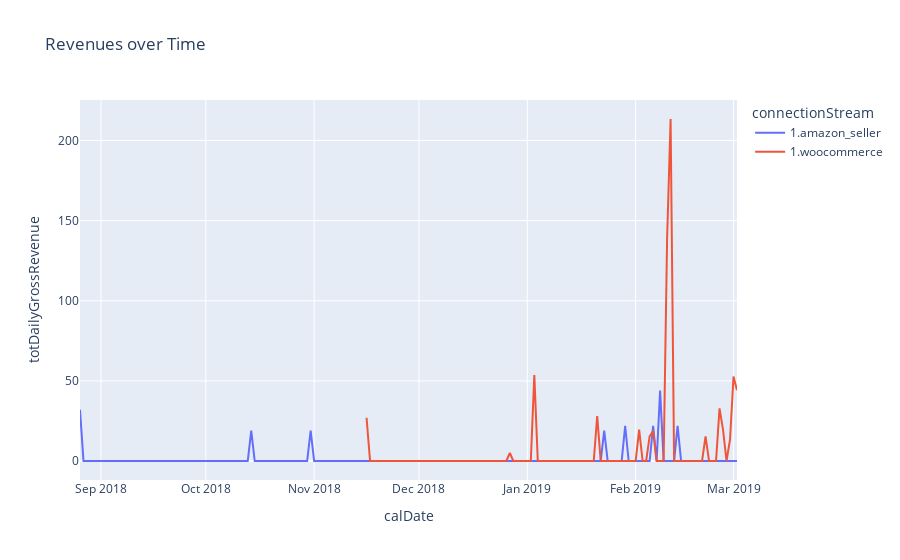
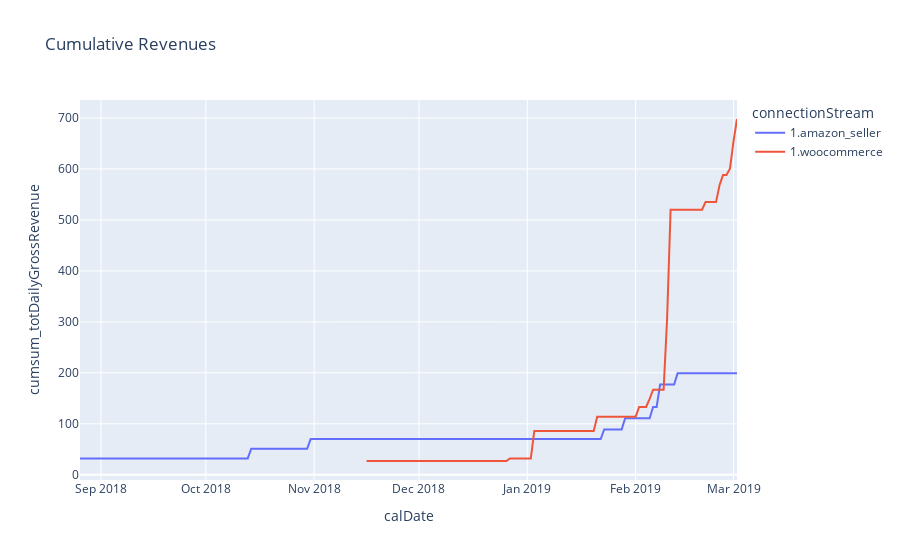

Source (notebook cell) for these figures, in order:
### Code cell
fig = px.line(revenues_out, x="calDate", y="totDailyGrossRevenue", color='connectionStream', title="Revenues over Time")
fig.show()
revenues_out['cumsum_totDailyGrossRevenue'] = revenues_out.groupby('connectionStream')['totDailyGrossRevenue'].cumsum().round(0)
#cumulative
fig = px.line(revenues_out, x="calDate", y="cumsum_totDailyGrossRevenue", color='connectionStream', title="Cumulative Revenues")
fig.show()

### Figure 1 — Plotly figure (JSON) as saved in the notebook; plotly's stock layout.template omitted (floating-point values rounded to 4 significant figures; data arrays with more than 128 entries replaced by an {"elided": "..."} marker saying what was removed)
{"data": [{"hovertemplate": "connectionStream=1.amazon_seller<br>calDate=%{x}<br>totDailyGrossRevenue=%{y}<extra></extra>", "legendgroup": "1.amazon_seller", "line": {"color": "#636efa", "dash": "solid"}, "marker": {"symbol": "circle"}, "mode": "lines", "name": "1.amazon_seller", "orientation": "v", "showlegend": true, "type": "scatter", "x": {"elided": "189 str values"}, "xaxis": "x", "y": {"elided": "189 float values"}, "yaxis": "y"}, {"hovertemplate": "connectionStream=1.woocommerce<br>calDate=%{x}<br>totDailyGrossRevenue=%{y}<extra></extra>", "legendgroup": "1.woocommerce", "line": {"color": "#EF553B", "dash": "solid"}, "marker": {"symbol": "circle"}, "mode": "lines", "name": "1.woocommerce", "orientation": "v", "showlegend": true, "type": "scatter", "x": ["2018-11-16", "2018-11-17", "2018-11-18", "2018-11-19", "2018-11-20", "2018-11-21", "2018-11-22", "2018-11-23", "2018-11-24", "2018-11-25", "2018-11-26", "2018-11-27", "2018-11-28", "2018-11-29", "2018-11-30", "2018-12-01", "2018-12-02", "2018-12-03", "2018-12-04", "2018-12-05", "2018-12-06", "2018-12-07", "2018-12-08", "2018-12-09", "2018-12-10", "2018-12-11", "2018-12-12", "2018-12-13", "2018-12-14", "2018-12-15", "2018-12-16", "2018-12-17", "2018-12-18", "2018-12-19", "2018-12-20", "2018-12-21", "2018-12-22", "2018-12-23", "2018-12-24", "2018-12-25", "2018-12-26", "2018-12-27", "2018-12-28", "2018-12-29", "2018-12-30", "2018-12-31", "2019-01-01", "2019-01-02", "2019-01-03", "2019-01-04", "2019-01-05", "2019-01-06", "2019-01-07", "2019-01-08", "2019-01-09", "2019-01-10", "2019-01-11", "2019-01-12", "2019-01-13", "2019-01-14", "2019-01-15", "2019-01-16", "2019-01-17", "2019-01-18", "2019-01-19", "2019-01-20", "2019-01-21", "2019-01-22", "2019-01-23", "2019-01-24", "2019-01-25", "2019-01-26", "2019-01-27", "2019-01-28", "2019-01-29", "2019-01-30", "2019-01-31", "2019-02-01", "2019-02-02", "2019-02-03", "2019-02-04", "2019-02-05", "2019-02-06", "2019-02-07", "2019-02-08", "2019-02-09", "2019-02-10", "2019-02-11", "2019-02-12", "2019-02-13", "2019-02-14", "2019-02-15", "2019-02-16", "2019-02-17", "2019-02-18", "2019-02-19", "2019-02-20", "2019-02-21", "2019-02-22", "2019-02-23", "2019-02-24", "2019-02-25", "2019-02-26", "2019-02-27", "2019-02-28", "2019-03-01", "2019-03-02"], "xaxis": "x", "y": [26.98, 0, 0, 0, 0, 0, 0, 0, 0, 0, 0, 0, 0, 0, 0, 0, 0, 0, 0, 0, 0, 0, 0, 0, 0, 0, 0, 0, 0, 0, 0, 0, 0, 0, 0, 0, 0, 0, 0, 0, 0, 4.99, 0, 0, 0, 0, 0, 0, 53.65, 0, 0, 0, 0, 0, 0, 0, 0, 0, 0, 0, 0, 0, 0, 0, 0, 0, 27.99, 0, 0, 0, 0, 0, 0, 0, 0, 0, 0, 0, 19.59, 0, 0, 15.39, 18.69, 0, 0, 0, 139.0, 213.4, 0, 0, 0, 0, 0, 0, 0, 0, 0, 15.39, 0, 0, 0, 32.89, 19.59, 0, 13.29, 52.68, 44.18], "yaxis": "y"}], "layout": {"legend": {"title": {"text": "connectionStream"}, "tracegroupgap": 0}, "title": {"text": "Revenues over Time"}, "xaxis": {"anchor": "y", "domain": [0, 1], "title": {"text": "calDate"}}, "yaxis": {"anchor": "x", "domain": [0, 1], "title": {"text": "totDailyGrossRevenue"}}}}

### Figure 2 — Plotly figure (JSON) as saved in the notebook; plotly's stock layout.template omitted (floating-point values rounded to 4 significant figures; data arrays with more than 128 entries replaced by an {"elided": "..."} marker saying what was removed)
{"data": [{"hovertemplate": "connectionStream=1.amazon_seller<br>calDate=%{x}<br>cumsum_totDailyGrossRevenue=%{y}<extra></extra>", "legendgroup": "1.amazon_seller", "line": {"color": "#636efa", "dash": "solid"}, "marker": {"symbol": "circle"}, "mode": "lines", "name": "1.amazon_seller", "orientation": "v", "showlegend": true, "type": "scatter", "x": {"elided": "189 str values"}, "xaxis": "x", "y": {"elided": "189 int values"}, "yaxis": "y"}, {"hovertemplate": "connectionStream=1.woocommerce<br>calDate=%{x}<br>cumsum_totDailyGrossRevenue=%{y}<extra></extra>", "legendgroup": "1.woocommerce", "line": {"color": "#EF553B", "dash": "solid"}, "marker": {"symbol": "circle"}, "mode": "lines", "name": "1.woocommerce", "orientation": "v", "showlegend": true, "type": "scatter", "x": ["2018-11-16", "2018-11-17", "2018-11-18", "2018-11-19", "2018-11-20", "2018-11-21", "2018-11-22", "2018-11-23", "2018-11-24", "2018-11-25", "2018-11-26", "2018-11-27", "2018-11-28", "2018-11-29", "2018-11-30", "2018-12-01", "2018-12-02", "2018-12-03", "2018-12-04", "2018-12-05", "2018-12-06", "2018-12-07", "2018-12-08", "2018-12-09", "2018-12-10", "2018-12-11", "2018-12-12", "2018-12-13", "2018-12-14", "2018-12-15", "2018-12-16", "2018-12-17", "2018-12-18", "2018-12-19", "2018-12-20", "2018-12-21", "2018-12-22", "2018-12-23", "2018-12-24", "2018-12-25", "2018-12-26", "2018-12-27", "2018-12-28", "2018-12-29", "2018-12-30", "2018-12-31", "2019-01-01", "2019-01-02", "2019-01-03", "2019-01-04", "2019-01-05", "2019-01-06", "2019-01-07", "2019-01-08", "2019-01-09", "2019-01-10", "2019-01-11", "2019-01-12", "2019-01-13", "2019-01-14", "2019-01-15", "2019-01-16", "2019-01-17", "2019-01-18", "2019-01-19", "2019-01-20", "2019-01-21", "2019-01-22", "2019-01-23", "2019-01-24", "2019-01-25", "2019-01-26", "2019-01-27", "2019-01-28", "2019-01-29", "2019-01-30", "2019-01-31", "2019-02-01", "2019-02-02", "2019-02-03", "2019-02-04", "2019-02-05", "2019-02-06", "2019-02-07", "2019-02-08", "2019-02-09", "2019-02-10", "2019-02-11", "2019-02-12", "2019-02-13", "2019-02-14", "2019-02-15", "2019-02-16", "2019-02-17", "2019-02-18", "2019-02-19", "2019-02-20", "2019-02-21", "2019-02-22", "2019-02-23", "2019-02-24", "2019-02-25", "2019-02-26", "2019-02-27", "2019-02-28", "2019-03-01", "2019-03-02"], "xaxis": "x", "y": [27, 27, 27, 27, 27, 27, 27, 27, 27, 27, 27, 27, 27, 27, 27, 27, 27, 27, 27, 27, 27, 27, 27, 27, 27, 27, 27, 27, 27, 27, 27, 27, 27, 27, 27, 27, 27, 27, 27, 27, 27, 32, 32, 32, 32, 32, 32, 32, 86, 86, 86, 86, 86, 86, 86, 86, 86, 86, 86, 86, 86, 86, 86, 86, 86, 86, 114, 114, 114, 114, 114, 114, 114, 114, 114, 114, 114, 114, 133, 133, 133, 149, 167, 167, 167, 167, 306, 520, 520, 520, 520, 520, 520, 520, 520, 520, 520, 535, 535, 535, 535, 568, 588, 588, 601, 654, 698], "yaxis": "y"}], "layout": {"legend": {"title": {"text": "connectionStream"}, "tracegroupgap": 0}, "title": {"text": "Cumulative Revenues"}, "xaxis": {"anchor": "y", "domain": [0, 1], "title": {"text": "calDate"}}, "yaxis": {"anchor": "x", "domain": [0, 1], "title": {"text": "cumsum_totDailyGrossRevenue"}}}}
